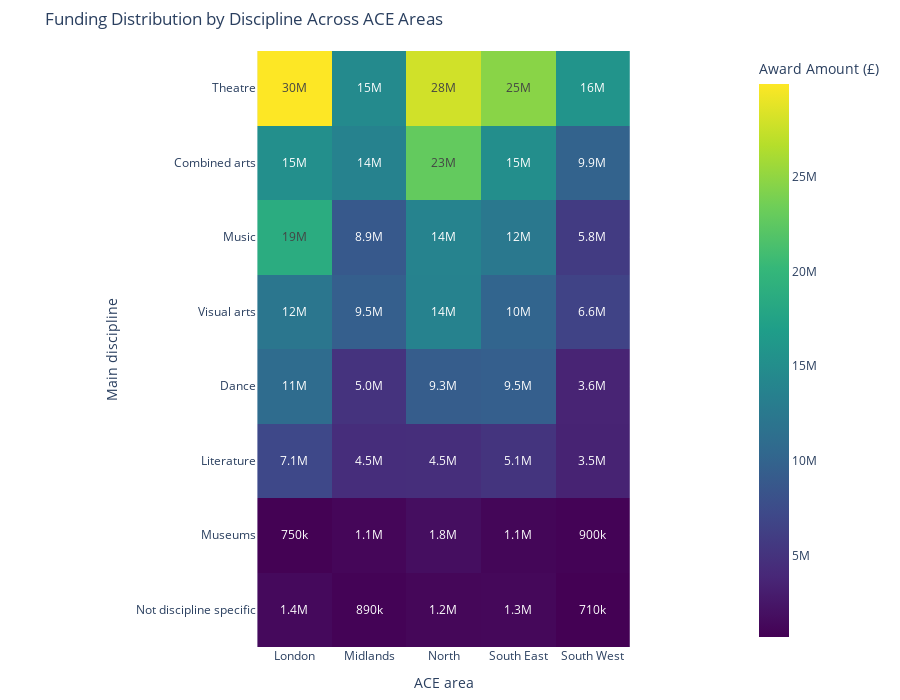

The notebook cell saved with this chart:
### Code cell
# Get the data from the sheet
df_vis = df_eda.copy()
#df_pie_chart = df_vis(first_row_header=True)
#df_htmp = []
# Ensure Award amount is treated as numeric
df_vis['award_amount'] = pd.to_numeric(df_vis['award_amount'], errors='coerce')

# Group by ACE Area and Main discipline, then sum the Award amounts
discipline_by_area = df_vis.groupby(['ace_area', 'main_discipline'])['award_amount'].sum().reset_index()

# Create a pivot table for easier visualization
pivot_data = discipline_by_area.pivot(index='main_discipline', columns='ace_area', values='award_amount').fillna(0)

# Get the top disciplines by total award amount to keep the chart readable
top_disciplines = discipline_by_area.groupby('main_discipline')['award_amount'].sum().nlargest(8).index.tolist()
pivot_filtered = pivot_data.loc[top_disciplines]

# Create heatmap
fig = px.imshow(pivot_filtered,
                labels=dict(x="ACE area", y="Main discipline", color="Award Amount (£)"),
                title="Funding Distribution by Discipline Across ACE Areas",
                color_continuous_scale="Viridis",
                text_auto='.2s')  # Show values in cells with abbreviated format

# Update layout for better readability
fig.update_layout(
    height=700,
    margin=dict(l=150, r=50, t=50, b=50),
    coloraxis_colorbar=dict(title="Award Amount (£)")
)

# Improve y-axis readability
fig.update_yaxes(
    tickmode="array",
    tickvals=list(range(len(top_disciplines))),
    ticktext=top_disciplines
)

fig.show()

### Figure 1 — Plotly figure (JSON) as saved in the notebook; plotly's stock layout.template omitted (floating-point values rounded to 4 significant figures)
{"data": [{"coloraxis": "coloraxis", "hovertemplate": "ACE area: %{x}<br>Main discipline: %{y}<br>Award Amount (£): %{z}<extra></extra>", "name": "0", "texttemplate": "%{z:.2s}", "type": "heatmap", "x": ["London", "Midlands", "North", "South East", "South West"], "xaxis": "x", "y": ["Theatre", "Combined arts", "Music", "Visual arts", "Dance", "Literature", "Museums", "Not discipline specific"], "yaxis": "y", "z": [[29900000.0, 14570000.0, 27890000.0, 24650000.0, 15720000.0], [15170000.0, 13740000.0, 22810000.0, 15040000.0, 9920000.0], [18750000.0, 8863000.0, 13760000.0, 12400000.0, 5811000.0], [12240000.0, 9494000.0, 13720000.0, 10160000.0, 6634000.0], [10920000.0, 5030000.0, 9258000.0, 9537000.0, 3580000.0], [7129000.0, 4470000.0, 4502000.0, 5125000.0, 3498000.0], [752800.0, 1132000.0, 1788000.0, 1102000.0, 900200.0], [1400000.0, 894800.0, 1177000.0, 1289000.0, 708900.0]]}], "layout": {"coloraxis": {"colorbar": {"title": {"text": "Award Amount (£)"}}, "colorscale": [[0, "#440154"], [0.1111, "#482878"], [0.2222, "#3e4989"], [0.3333, "#31688e"], [0.4444, "#26828e"], [0.5556, "#1f9e89"], [0.6667, "#35b779"], [0.7778, "#6ece58"], [0.8889, "#b5de2b"], [1, "#fde725"]]}, "height": 700, "margin": {"b": 50, "l": 150, "r": 50, "t": 50}, "title": {"text": "Funding Distribution by Discipline Across ACE Areas"}, "xaxis": {"anchor": "y", "constrain": "domain", "domain": [0, 1], "scaleanchor": "y", "title": {"text": "ACE area"}}, "yaxis": {"anchor": "x", "autorange": "reversed", "constrain": "domain", "domain": [0, 1], "tickmode": "array", "ticktext": ["Theatre", "Combined arts", "Music", "Visual arts", "Dance", "Literature", "Museums", "Not discipline specific"], "tickvals": [0, 1, 2, 3, 4, 5, 6, 7], "title": {"text": "Main discipline"}}}}
